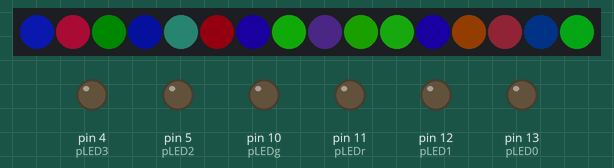
Bench run of a sketch on a simulated Arduino Uno, built with avr-gcc and run on an emulated ATmega328P. On the bench: 16 RGB LEDs in strip order, left to right, output pins drawn as LEDs (lit = HIGH). Dim RGB values are drawn brighter than linear; random numbers use the default seed unless the sketch sets one; what the sketch prints to the serial monitor is not drawn.

Above: at 0.1 s.
At 4.6 s:
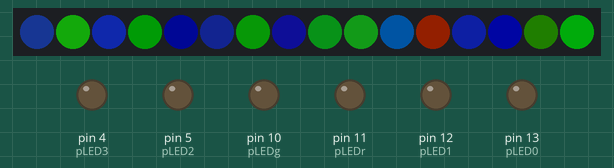
At 9.2 s:
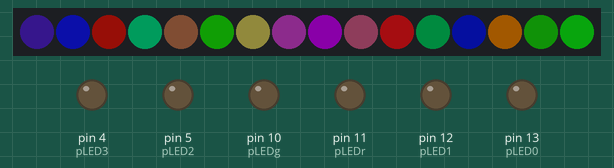
At 19.3 s:
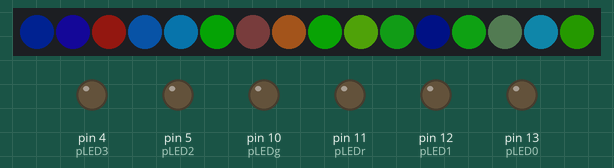
At 28.5 s:
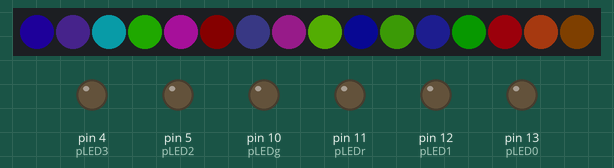
At 38.5 s:
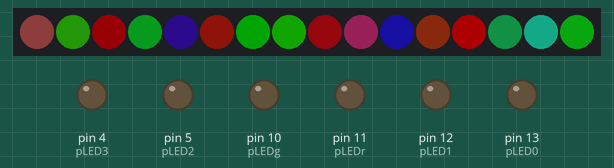

Measured:
- what the display in image 1 shows lasts 0.9 s, from 4.6 s to 5.5 s

The sketch:

NGL-SmartLEDs-BlinkWRandom2.ino
```cpp
/* NGL-SmartLEDsWRandom2
Version: 04 Feb 18
Started: 04 Feb 18

Uses D9 as an output. Nothing else... but others "reserved" for
NGL purposes genearlly.

Some stmts superfluous to needs of this program... again, they
   are here for general wants of NGL.

"NGL"?.. NoviceGuardLite...
   http://rugguino.com/ngl/index.htm

*/


/*For details of next two, see
 * http://www.arunet.co.uk/tkboyd/ec/WS2812SmartLEDs.htm
 * Do not change, JS, next 3 unless we discuss first.
 */
#include <Adafruit_NeoPixel.h> << **************************
const byte pSmartLedData=9;//Pin data going to Smart LEDs over.
Adafruit_NeoPixel tkbSmartLEDStrip=
   Adafruit_NeoPixel(16,pSmartLedData,NEO_GRB + NEO_KHZ800);


const byte pLEDr=11;//Not part of "official" NGL... a red LED
const byte pLEDg=10;//Not part of "official" NGL... a red LED
const byte pLED0=13;//Leave in
const byte pLED1=12;//Leave in
const byte pLED2=5;//Leave in
const byte pLED3=4;//Leave in

const byte pBu0=3;//Leave in
const byte pBu1=2;//Leave in
const byte pBu2=A3;//Leave in (See pAnIn0 for Bu3)

const byte pAnIn0=A2;//Leave in (See pBu2 for AnIn1)

int iAnIn0;//Leave in

void setup() {
  Serial.begin(9600);//Leave in

  pinMode(pLED0,OUTPUT);//Leave in
  pinMode(pLED1,OUTPUT);//Leave in
  pinMode(pLED2,OUTPUT);//Leave in
  pinMode(pLED3,OUTPUT);//Leave in
  pinMode(pLEDr,OUTPUT);//Leave in (but not part of "official" NGL)
  pinMode(pLEDg,OUTPUT);//Leave in (but not part of "official" NGL)

  pinMode(pBu0,INPUT_PULLUP);//Leave in
  pinMode(pBu1,INPUT_PULLUP);//Leave in
  pinMode(pBu2,INPUT_PULLUP);//Leave in

  tkbSmartLEDStrip.begin();//<< "Always right" "thing" to stay in SmartLED programs.
  tkbSmartLEDStrip.show(); // Initialize all pixels to 'off'
      //Pervious is another "always right" "thing" to stay in SmartLED programs.

}

void loop() {
  byte bCount;
  byte bColourRed;
  byte bColourBlue;
  byte bColourGreen;

  byte bAttenRed;
  byte bAttenBlue;
  byte bAttenGreen;
  byte bChooseAttenChan;

  const byte bAttenMax=8;
  const byte bAttenMin=5;

  const byte bDimFactor=5;

  bCount=0;
  do {

    bAttenRed=random(bAttenMax)+bAttenMin;
    bAttenBlue=random(bAttenMax)+bAttenMin;
    bAttenGreen=random(bAttenMax)+bAttenMin;

    bChooseAttenChan=random(3);
    Serial.print(bChooseAttenChan);
    Serial.print(" ");

      if (bChooseAttenChan==0) {bAttenRed=1;};
      if (bChooseAttenChan==1) {bAttenBlue=1;};
      if (bChooseAttenChan==2) {bAttenGreen=1;};

    bChooseAttenChan=random(6);//.. and, sometimes, a second channel

      if (bChooseAttenChan==0) {bAttenRed=1;};
      if (bChooseAttenChan==1) {bAttenBlue=1;};
      if (bChooseAttenChan==2) {bAttenGreen=1;};


    bColourRed=random(256) /  (bDimFactor*bAttenRed);
    bColourBlue=random(256) /  (bDimFactor*bAttenBlue);
    bColourGreen=random(256) /  (bDimFactor*bAttenGreen);

    tkbSmartLEDStrip.setPixelColor(bCount,
        tkbSmartLEDStrip.Color(bColourRed,
        bColourBlue,
        bColourGreen));

    bCount=bCount+1;

  } while (bCount<16);//Closes "do" loop

  tkbSmartLEDStrip.show();//****
  delay(900);

  }
```
